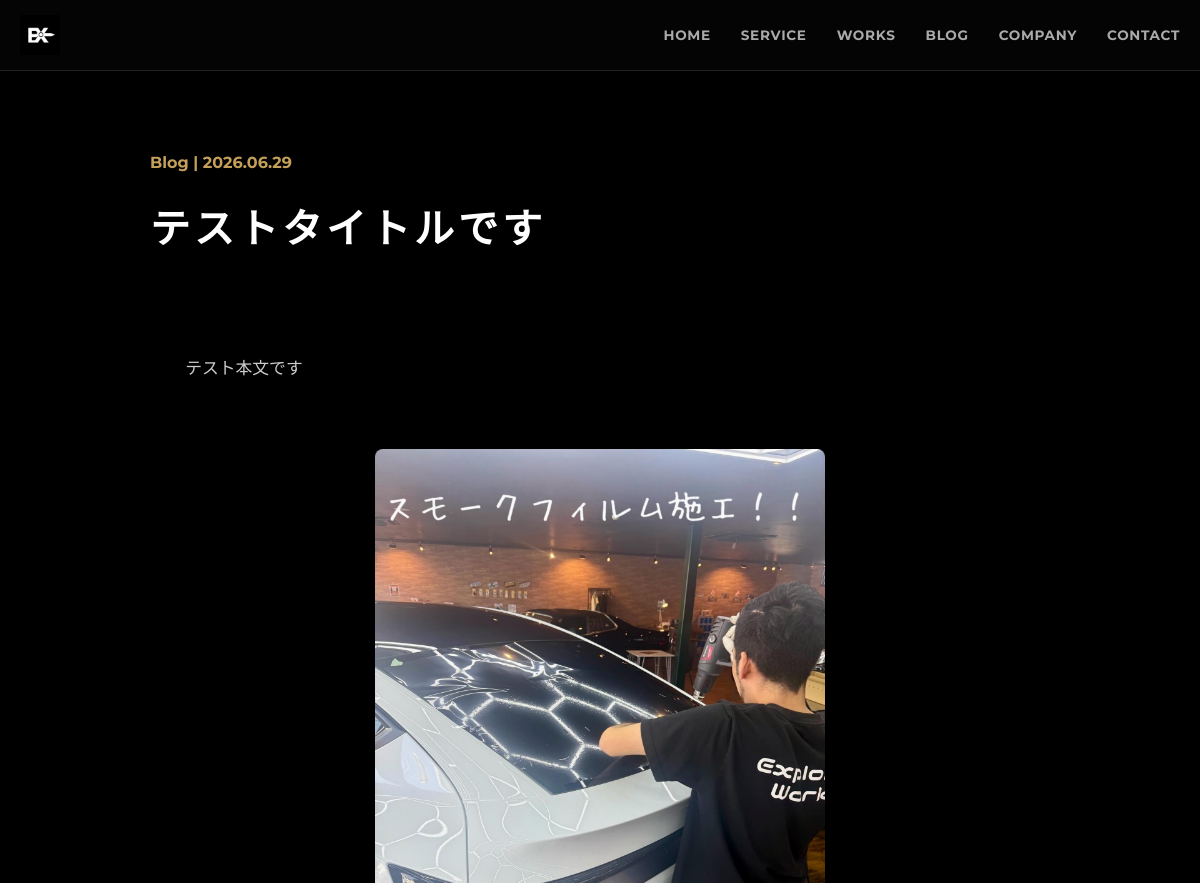
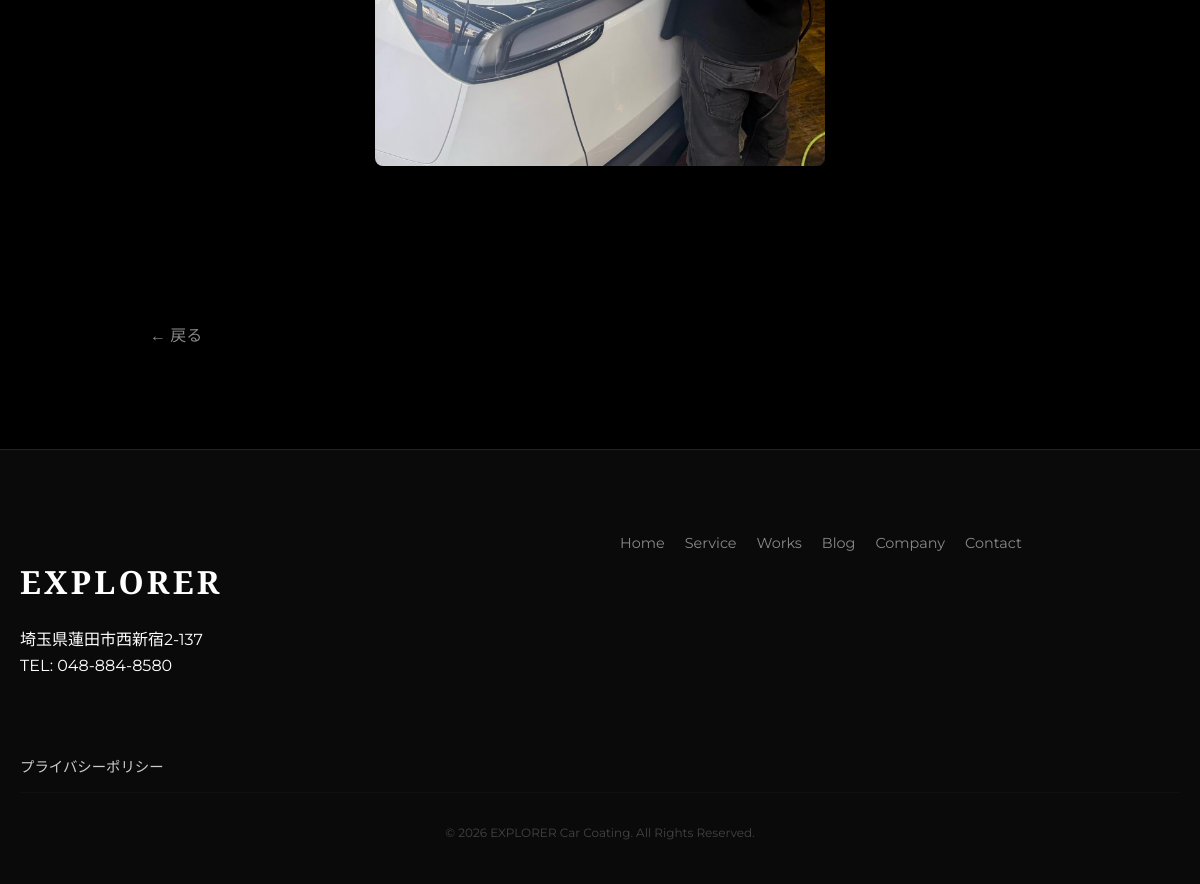
Screenshot of /blog/12/ with the database file from the repository (2 pictures, top to bottom).
### web/models.py (models this page shows, shortened)
class Post(models.Model):
    CATEGORY_CHOICES = [
        ('Blog', 'Blog'),
        ('Works', 'Works'),
    ]
    STATUS_CHOICES = [
        ('Draft', 'Draft'),
        ('Published', 'Published'),
    ]
    title = models.CharField(max_length=200)
    category = models.CharField(max_length=20, choices=CATEGORY_CHOICES, default='Blog')
    thumbnail = models.ImageField(upload_to='thumbnails/', null=True, blank=True)
    image = models.FileField(upload_to='post_images/', null=True, blank=True)
    tag = models.CharField(max_length=50, null=True, blank=True)
    content = models.TextField()
    status = models.CharField(max_length=20, choices=STATUS_CHOICES, default='Published')
    created_at = models.DateTimeField(auto_now_add=True)

### web/views.py (the view)
# urls.py: path('blog/<int:pk>/', views.PostDetailView.as_view(), name='post_detail'),
class PostDetailView(DetailView):
    model = Post
    template_name = 'post_detail.html'
    def get_context_data(self, **kwargs):
        context = super().get_context_data(**kwargs)
        post = self.get_object()
        if post.image:
            url = post.image.url.lower()
            if ".mp4" in url or ".mov" in url or ".webm" in url:
                media_tag = f'<video src="{post.image.url}" class="video-player" controls preload="auto" playsinline></video>'
            else:
                media_tag = f'<img src="{post.image.url}" alt="メインメディア" style="max-width: 450px; width: 100%; height: auto; border-radius: 8px; margin: 30px auto; display: block;">'
            if "[video]" in post.content:
                post.content = post.content.replace("[video]", media_tag)
            elif "[image]" in post.content:
                post.content = post.content.replace("[image]", media_tag)
            elif "[media]" in post.content:
                post.content = post.content.replace("[media]", media_tag)
            else:
                post.content += f"<br><br>{media_tag}"
        context['post'] = post
        return context

### web/templates/post_detail.html (shortened to what this page needs)
{% extends 'base.html' %}
{% load static %}
{% block content %}
<div class="detail-container">
    <span class="post-meta">{{ post.category }} | {{ post.created_at|date:"Y.m.d" }}</span>
    <h1 class="post-title">{{ post.title }}</h1>
    <div class="post-content">
        {{ post.content|safe }}
    </div>
    <a href="javascript:history.back()" class="back-btn">← 戻る</a>
</div>
{% endblock %}

### web/templates/base.html (style rules this page uses)
body { font-family: 'Noto Sans JP', 'Montserrat', sans-serif; background-color: #000; color: #fff; margin: 0; padding: 0; line-height: 1.6; }
h1, h2, h3, h4, h5, h6, .section-title, .service-title, .card-title, .nav-links a, .navbar-brand { font-family: 'Cinzel', serif !important; letter-spacing: 0.1em; }
a { text-decoration: none; transition: 0.3s; }

### web/templates/post_detail.html (style rules this page uses)
.detail-container { padding-top: 150px; padding-bottom: 100px; max-width: 900px; margin: 0 auto; }
.post-meta { color: #c5a059; font-family: 'Montserrat', sans-serif; font-weight: bold; margin-bottom: 10px; display: block; }
.post-title { font-size: 2.5rem; color: #fff; margin-bottom: 30px; font-weight: 700; line-height: 1.3; }
.post-content { color: #ccc; line-height: 2; font-size: 1.05rem; white-space: pre-wrap; }
.back-btn { display: inline-block; margin-top: 60px; color: #888; text-decoration: none; transition: 0.3s; }

### rows the page displays
Post: category "Blog", created_at "2026.06.29", title "テストタイトルです", content "テスト本文です", content (picture)
